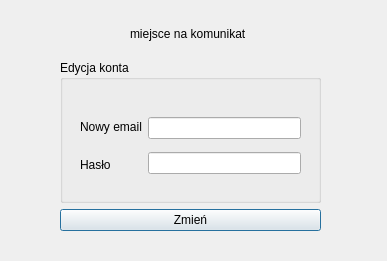
<?xml version="1.0" encoding="UTF-8"?>
<ui version="4.0">
 <class>edycja_konta</class>
 <widget class="QDialog" name="edycja_konta">
  <property name="geometry">
   <rect>
    <x>0</x>
    <y>0</y>
    <width>387</width>
    <height>261</height>
   </rect>
  </property>
  <property name="windowTitle">
   <string>Dialog</string>
  </property>
  <widget class="QWidget" name="layoutWidget_6">
   <property name="geometry">
    <rect>
     <x>60</x>
     <y>60</y>
     <width>261</width>
     <height>171</height>
    </rect>
   </property>
   <layout class="QVBoxLayout" name="verticalLayout_9">
    <item>
     <widget class="QGroupBox" name="groupBox_4">
      <property name="title">
       <string>Edycja konta</string>
      </property>
      <widget class="QWidget" name="layoutWidget_7">
       <property name="geometry">
        <rect>
         <x>20</x>
         <y>50</y>
         <width>221</width>
         <height>71</height>
        </rect>
       </property>
       <layout class="QHBoxLayout" name="horizontalLayout_3">
        <item>
         <layout class="QVBoxLayout" name="verticalLayout_10">
          <item>
           <widget class="QLabel" name="label_6">
            <property name="text">
             <string>Nowy email</string>
            </property>
           </widget>
          </item>
          <item>
           <widget class="QLabel" name="label_7">
            <property name="text">
             <string>Hasło</string>
            </property>
           </widget>
          </item>
         </layout>
        </item>
        <item>
         <layout class="QVBoxLayout" name="verticalLayout_11">
          <item>
           <widget class="QLineEdit" name="lineEdit_4"/>
          </item>
          <item>
           <widget class="QLineEdit" name="lineEdit_5"/>
          </item>
         </layout>
        </item>
       </layout>
      </widget>
     </widget>
    </item>
    <item>
     <widget class="QPushButton" name="pushButton_3">
      <property name="text">
       <string>Zmień</string>
      </property>
     </widget>
    </item>
   </layout>
  </widget>
  <widget class="QLabel" name="label_8">
   <property name="geometry">
    <rect>
     <x>130</x>
     <y>20</y>
     <width>231</width>
     <height>28</height>
    </rect>
   </property>
   <property name="text">
    <string>miejsce na komunikat</string>
   </property>
  </widget>
 </widget>
 <resources/>
 <connections/>
</ui>
